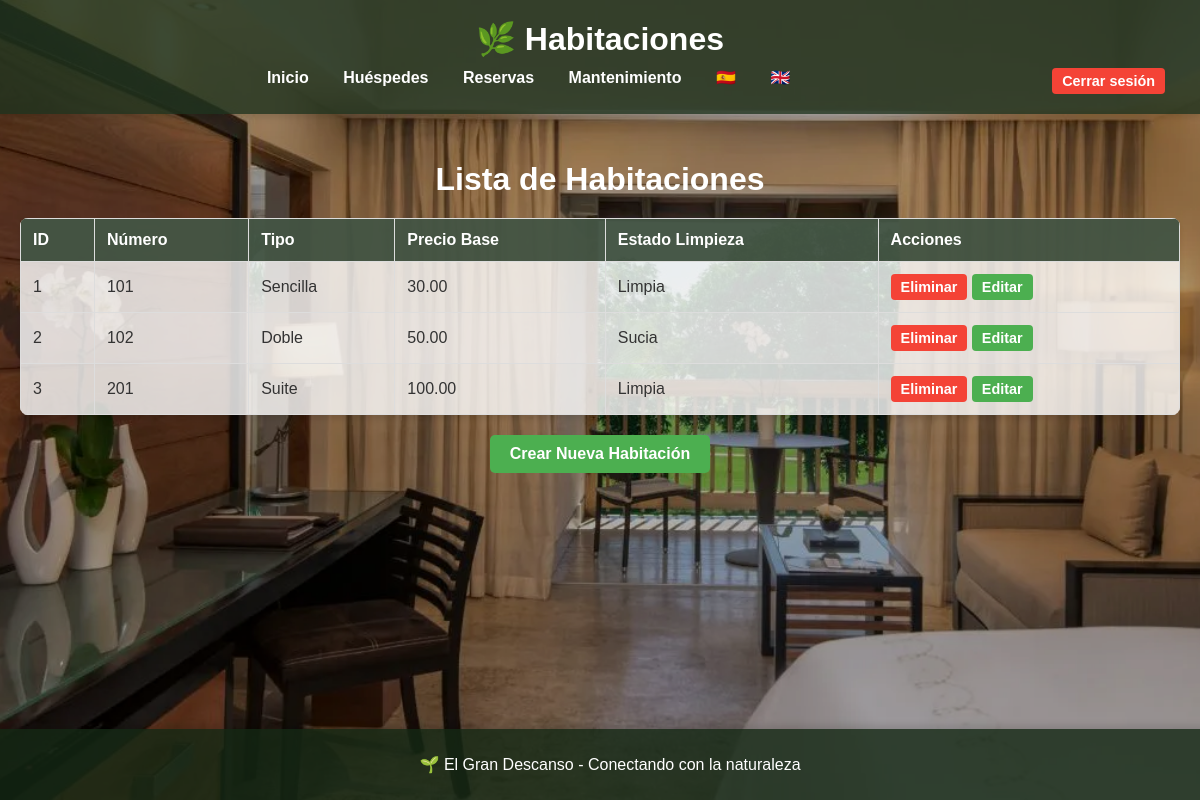
/src/views/rooms/list.php (signed in), run on the app's committed database.
### tables this page shows
CREATE TABLE habitaciones (
  id INT AUTO_INCREMENT PRIMARY KEY,
  numero VARCHAR(20) NOT NULL UNIQUE,
  tipo VARCHAR(50) NOT NULL,
  precio_base DECIMAL(8,2) NOT NULL DEFAULT 0.00,
  estado_limpieza ENUM('Limpia','Sucia','En Limpieza') NOT NULL DEFAULT 'Limpia'
);

### src/config/language.php (called while the page is built, shortened)
<?php
$lang = $_COOKIE['language'] ?? 'es';
$t = $translations[$lang];

### src/models/Room.php (called while the page is built, shortened)
<?php
class Room {
    public static function all() {
        $db = Database::getInstance();
        $query = $db->query("SELECT * FROM habitaciones");
        return $query->fetchAll();
    }
}

### src/views/rooms/list.php (the view, shortened to what this page needs)
<?php
require_once __DIR__ . '/../../config/language.php';
require_once __DIR__ . '/../../models/Room.php';
$rooms = Room::all();
?>
<!DOCTYPE html>
<html lang='es'>
<head>
    <link rel='stylesheet' href='../../style.css'>
</head>
<body class='layout rooms-page'>
    <header class='header'>
        <h1>🌿 <?= $t['rooms'] ?></h1>
        <nav class="navbar">
            <a href="../../../index.php"><?= $t['home'] ?></a>
            <a href="../guests/guestsList.php"><?= $t['guests'] ?></a>
            <a href="../reservations/reservationsList.php"><?= $t['reservations'] ?></a>
            <a href="../maintenance/tasks.php"><?= $t['maintenance'] ?></a>
            <a href="?lang=es" title="Español">🇪🇸</a>
            <a href="?lang=en" title="English">🇬🇧</a>
            <a href="../../../logout.php" class="btn btn-danger" style="float:right;"><?= $t['logout'] ?></a>
        </nav>
    </header>
    <main class='main'>
        <section class='rooms'>
            <h2><?= $t['rooms_list'] ?></h2>
            <table class='table'>
                <thead>
                    <tr>
                        <th><?= $t['id'] ?></th>
                        <th><?= $t['number'] ?></th>
                        <th><?= $t['type'] ?></th>
                        <th><?= $t['base_price'] ?></th>
                        <th><?= $t['cleaning_status'] ?></th>
                        <th><?= $t['actions'] ?></th>
                    </tr>
                </thead>
                <tbody>
                    <?php foreach ($rooms as $room): ?>
                        <tr>
                            <td><?= htmlspecialchars($room['id']) ?></td>
                            <td><?= htmlspecialchars($room['numero']) ?></td>
                            <td><?= htmlspecialchars($room['tipo']) ?></td>
                            <td><?= htmlspecialchars($room['precio_base']) ?></td>
                            <td><?= htmlspecialchars($room['estado_limpieza']) ?></td>
                            <td>
                                <?php if (session_status() !== PHP_SESSION_ACTIVE) { session_start(); } if (isset($_SESSION['usuario']) && $_SESSION['usuario'] === 'admin'): ?>
                                    <form method="POST" action="deleteRoom.php" style="display:inline;">
                                        <button type="submit" class="btn btn-danger"><?= $t['delete'] ?></button>
                                    </form>
                                    <form method="GET" action="editRoom.php" style="display:inline;">
                                        <button type="submit" class="btn btn-primary"><?= $t['edit'] ?></button>
                                    </form>
                                <?php endif; ?>
                            </td>
                        </tr>
                    <?php endforeach; ?>
                </tbody>
            </table>
        </section>
        <?php if (session_status() !== PHP_SESSION_ACTIVE) { session_start(); } if (isset($_SESSION['usuario']) && $_SESSION['usuario'] === 'admin'): ?>
        <div class="create-room">
            <form method="GET" action="../../views/rooms/addRoom.php">
                <button type="submit" class="btn btn-primary"><?= $t['create_room'] ?></button>
            </form>
        </div>
        <?php endif; ?>
    </main>
    <footer class='footer'>
        <p><?= $t['footer'] ?></p>
    </footer>
</body>
</html>

### src/style.css (style rules this page uses)
body { font-family: Arial, sans-serif; margin: 0; padding: 0; background: url('./img/Principal.jpg') no-repeat center center fixed; background-size: cover; color: #333; }
body::after { content: ""; position: absolute; top: 0; left: 0; width: 100%; height: 100%; background-color: rgba(0, 0, 0, 0.3); z-index: -1; }
.header { background-color: rgba(30, 50, 30, 0.8); color: white; padding: 20px; text-align: center; box-shadow: 0 4px 6px rgba(0, 0, 0, 0.1); }
.header h1 { margin: 0; font-size: 2em; }
.navbar { margin-top: 10px; }
.navbar a { color: white; text-decoration: none; margin: 0 15px; font-weight: bold; }
.main { padding: 20px; }
.footer { background-color: rgba(20, 40, 20, 0.8); color: white; text-align: center; padding: 10px; position: fixed; bottom: 0; width: 100%; box-shadow: 0 -4px 6px rgba(0, 0, 0, 0.1); }
.table { width: 100%; border-collapse: collapse; margin-top: 20px; background-color: rgba(255, 255, 255, 0.8); border-radius: 8px; overflow: hidden; box-shadow: 0 4px 6px rgba(0, 0, 0, 0.1); }
.table th, .table td { padding: 10px; text-align: center; border: 1px solid #ddd; }
.table th { background-color: rgba(209, 226, 209, 0.8); color: white; }
.table tr:nth-child(even) { background-color: rgba(235, 229, 229, 0.2); }
.btn { padding: 5px 10px; border: none; border-radius: 4px; cursor: pointer; font-size: 0.9em; font-weight: bold; }
.btn-primary { background-color: #4CAF50; color: white; }
.btn-danger { background-color: #F44336; color: white; }
.layout.rooms-page { display: flex; flex-direction: column; min-height: 100vh; }
.rooms { flex: 1; }
.rooms table { width: 100%; margin-top: 10px; }
.rooms th, .rooms td { padding: 12px; text-align: left; border-bottom: 1px solid #ddd; }
.rooms th { background-color: rgba(30, 50, 30, 0.8); color: white; }
.rooms h2 { text-align: center; color: #FFFFFF; font-size: 2em; margin-bottom: 20px; }
.create-room { text-align: center; margin-top: 20px; margin-bottom: 20px; }
.create-room .btn { padding: 10px 20px; font-size: 1em; border-radius: 5px; }
body.rooms-page { background: url('./img/Habitacion.jpg') no-repeat center center fixed; background-size: cover; }

### data on the page
habitaciones: id "1", numero "101", tipo "Sencilla", precio_base "30.00", estado_limpieza "Limpia"
habitaciones: id "2", numero "102", tipo "Doble", precio_base "50.00", estado_limpieza "Sucia"
habitaciones: id "3", numero "201", tipo "Suite", precio_base "100.00", estado_limpieza "Limpia"

### other printed values
$t['rooms'] "Habitaciones"
$t['home'] "Inicio"
$t['guests'] "Huéspedes"
$t['reservations'] "Reservas"
$t['maintenance'] "Mantenimiento"
$t['logout'] "Cerrar sesión"
$t['rooms_list'] "Lista de Habitaciones"
$t['id'] "ID"
$t['number'] "Número"
$t['type'] "Tipo"
$t['base_price'] "Precio Base"
$t['cleaning_status'] "Estado Limpieza"
$t['actions'] "Acciones"
$t['create_room'] "Crear Nueva Habitación"
$t['footer'] "🌱 El Gran Descanso - Conectando con la naturaleza"
